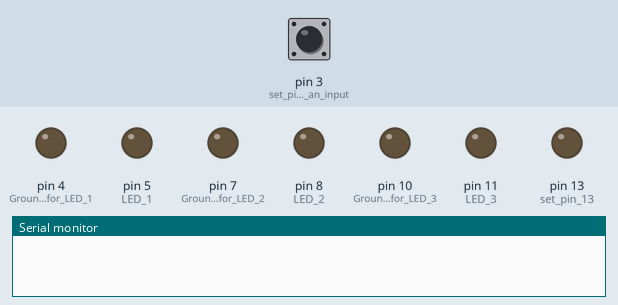
Recording of a sketch running on a simulated Arduino Uno, built with avr-gcc and run on an emulated ATmega328P. Parts: output pins drawn as LEDs (lit = HIGH), the last lines printed to the serial monitor. The test bench sets the inputs (shaded band); at power-on: pin 3 (set_pin_3_to_be_an_input) HIGH.

Above: at 0.12 s.
At 2.88 s:
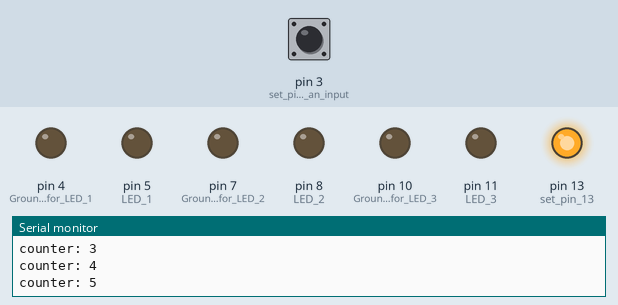
At 19.95 s:
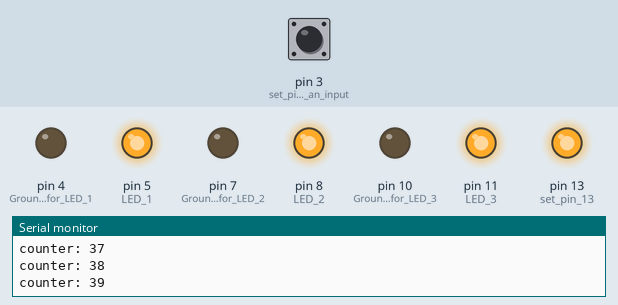
At 39.78 s:
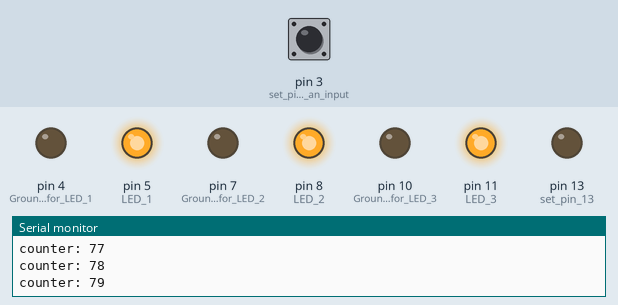
Timing chart, 0 to 40.0 s (numbered marks = the images above):
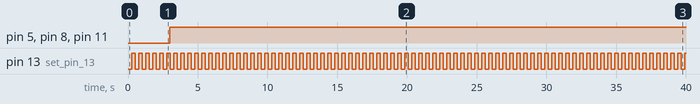

Measured:
- by itself, pin 5 (LED_1), pin 8 (LED_2), pin 11 (LED_3): LOW → HIGH at 3.0 s
- by itself, pin 13 (set_pin_13): alternates HIGH for 0.25 s and LOW for 0.25 s

The sketch:

4changeBlinkDelay.ino
```cpp
int counter = 0; //declaring the counter variable and setting it to 0

//declarations for the millis() function
long currentTime = 0; //declaring a variable for the current time
long prevTime = 0; //declaring a variable for the previous time
long countDelay = 500; //declaring how long we want to wait per counter increment

//For the blink state machine
int blinkSwitchState = 0; //for determining which case we are in for our state machine
long blinkStartTime = 0; //for holding the time when the timer starts for blinking the LED
long blinkDelay = 250; //how long in milliseconds the delay will be between LED transitions

void setup()
{
  // put your setup code here, to run once:
  Serial.begin(9600); //set the Baud rate to 9600hz. You can change this in the bottom right corner of the serial monitor
  pinMode(13, OUTPUT); //set pin 13 (the built in LED) to be an output

  //set up the 3 LEDs to be outputs
  pinMode(5, OUTPUT); //LED 1
  pinMode(8, OUTPUT); //LED 2
  pinMode(11, OUTPUT); //LED 3

  //set up the 3 ground pins for the LEDs
  pinMode(4, OUTPUT); //Ground for LED 1
  pinMode(7, OUTPUT); //Ground for LED 2
  pinMode(10, OUTPUT); //Ground for LED 3

  //set up the ground pins for the 3 LEDs
  digitalWrite(4, LOW); //Ground for LED 1 gets set low
  digitalWrite(7, LOW); //Ground for LED 2 gets set low
  digitalWrite(10, LOW); //Ground for LED 3 gets set low

  //set up the input button
  pinMode(3, INPUT_PULLUP); //set pin 3 to be an input and turn on the pullup resistor so you're not connecting ground to 5v directly
}

void loop()
{
  blinkStateMachine();
  currentTime = millis(); //store the current time from the start of the program (in milliseconds) in the variable currentTime

  if (currentTime - prevTime > countDelay) //if 500 ms has passed
  {
    prevTime = currentTime; //update the previous time to the current time
    counter = counter + 1; //take the previous value of 'counter', add 1, and store that new number in 'counter' again
    Serial.print("counter: "); //so we know what we're looking at in the serial monitor
    Serial.println(counter); //print the value of the variable 'counter'
  }

  if (counter > 5) //if the variable 'counter' is greater than 10 (5 seconds), then do what's in the brackets
  {
    //digitalWrite(13, HIGH); //turn on the built in LED by turning pin 13 high

    //Turn on the 3 LEDs
    digitalWrite(5, HIGH); //LED 1
    digitalWrite(8, HIGH); //LED 2
    digitalWrite(11, HIGH);  //LED 3
  }
  else //make sure the LEDs are off if the timer has not reached over 5
  {
    //Turn off the 3 LEDs
    digitalWrite(5, LOW); //LED 1
    digitalWrite(8, LOW); //LED 2
    digitalWrite(11, LOW);  //LED 3
  }

  if (digitalRead(3) == LOW) //if the arduino reads pin 3 as LOW/0v/ground, then do what's in the brackets
  {
    counter = 0; //reset the timer variable back to 0.
  }
}


void blinkStateMachine() //Our state machine function
{
  switch(blinkSwitchState) //The part that does the work, the switch statement
  {
    case 0: //Off and waiting
      //Do nothing
      if((millis()-blinkStartTime)>blinkDelay){blinkSwitchState=1;}
      break;
    case 1: //Off and transitioning to On
      //Start timer
      //Turn LED on
      blinkStartTime = millis(); //Start the timer
      digitalWrite(13, HIGH); //Turn the built in LED on
      blinkSwitchState = 2; //go to case 2
      break;
    case 2: //On and waiting
      //Do nothing
      if((millis()-blinkStartTime)>blinkDelay){blinkSwitchState=3;}
      break;
    case 3: //On and transitioning to Off
      //Start timer
      //Turn LED off
      blinkStartTime = millis(); //Start the timer
      digitalWrite(13, LOW); //Turn the LED off
      blinkSwitchState = 0; //go to case 0
      break;
  }
}
```
